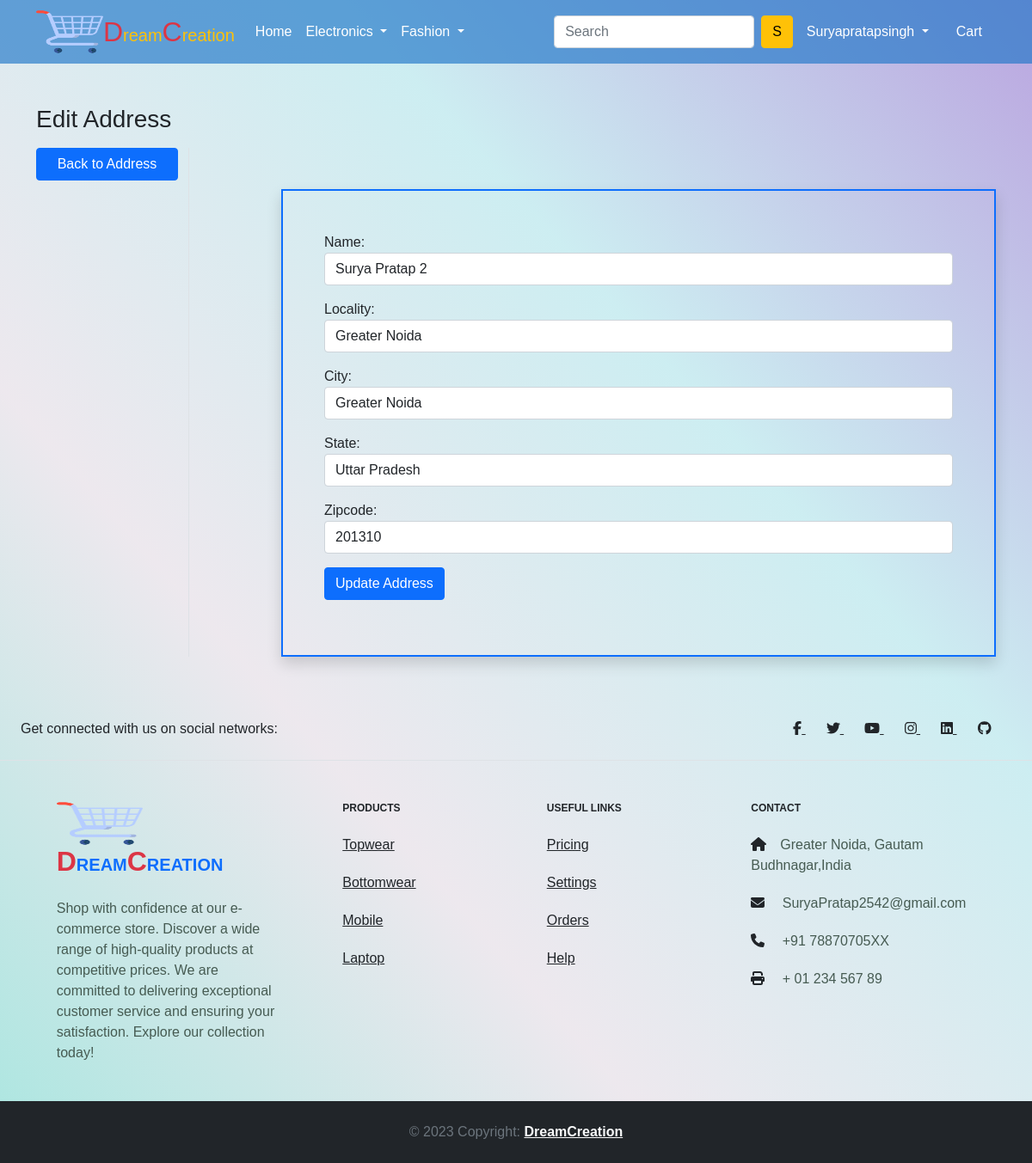
The page /edit_address/12/ (signed in) on the database its author committed.
### app/models.py (models this page shows, shortened)
class Customer(models.Model):
    user=models.ForeignKey(User,on_delete=models.CASCADE)
    name=models.CharField(max_length=200)
    locality=models.CharField(max_length=200)
    city=models.CharField(max_length=50)
    zipcode=models.IntegerField()
    state=models.CharField(choices=STATE_CHOICES,max_length=50)

### app/views.py (the view, shortened to what this page needs)
# urls.py: path('edit_address/<int:address_id>/', editAddress.as_view(), name='edit_address'),
@method_decorator(login_required, name='dispatch')
class editAddress(View):
    def get(self, request, address_id):
        address = get_object_or_404(Customer, user=request.user, id=address_id)
        form = CustomerProfileForm(instance=address)
        return render(request, 'app/edit_address.html', {'form': form, 'address': address})

### app/forms.py
class CustomerProfileForm(forms.ModelForm):
    class Meta:
        model=Customer
        fields= ['name','locality','city','state','zipcode']
        widgets={
            'name':forms.TextInput(attrs={'class':'form-control'}),
            'locality':forms.TextInput(attrs={'class':'form-control'}),
            'city':forms.TextInput(attrs={'class':'form-control'}),
            'state':forms.Select(attrs={'class':'form-control'}),
            'zipcode':forms.NumberInput(attrs={'class':'form-control'})
        }

### app/templates/app/edit_address.html (shortened to what this page needs)
{% extends 'app/base.html' %}
{% load static %}
{% block main-content %}
<div class="container my-5">
  <div class="row">
    <h3 class="mb-3">Edit Address</h3>
    <div class="col-sm-2 border-end">
        <ul class="list-unstyled">
            <li class="d-grid"><a href="{% url 'address' %}" class=" btn btn-primary">Back to Address</a></li>
        </ul>
    </div>
    <div class="col-sm-9 offset-sm-1 mt-5">
      <form action="" method="post" novalidate class="shadow p-5 border border-primary border-2">
        {% for fm in form %}
        <div class="form-group mb-3">
          {{ fm.label_tag }} {{ fm }}
        </div>
        {% endfor %}
        <div class="col-12 mt-3">
          <button type="submit" class="btn btn-primary mb-3">Update Address</button>
        </div>
      </form>
    </div>
  </div>
</div>
{% endblock main-content %}

### app/templates/app/base.html (shortened to what this page needs)
<!doctype html>
{% load static %}
<html lang="en">
<head>
  <link href="https://cdn.jsdelivr.net/npm/bootstrap@5.0.0-beta1/dist/css/bootstrap.min.css" rel="stylesheet"
>
  <link rel="stylesheet" href="{% static 'app/css/owl.carousel.min.css' %}">
  <link rel="stylesheet" href="{% static 'app/css/all.min.css' %}">
  <link rel="stylesheet" href="{% static 'app/css/style.css' %}">
</head>
<body >
  <nav class="navbar navbar-expand-lg ">
    <div class="container">
      <img src="{% static 'app/images/shopping-cart.png' %}" width="100" height="50" margin-left="-30px" class="logo" alt="">
      <a class="navbar-brand text-warning" href="/"><span class="text-danger fs-2">D</span>ream<span class="text-danger fs-2">C</span>reation</a>
      <div class="collapse navbar-collapse" id="navbarSupportedContent">
        <ul class="navbar-nav me-auto mb-2 mb-lg-0">
          <li class="nav-item">
            <a class="nav-link active text-white" aria-current="page" href="/">Home</a>
          </li>
          <li class="nav-item dropdown">
            <a class="nav-link dropdown-toggle text-white" href="#" id="electronicsDropdown" role="button"
              data-bs-toggle="dropdown" aria-expanded="false">
              Electronics
            </a>
          </li>
          <li class="nav-item dropdown">
            <a class="nav-link dropdown-toggle text-white" href="#" id="fashionDropdown" role="button"
              data-bs-toggle="dropdown" aria-expanded="false">
              Fashion
            </a>
          </li>
        </ul>
        {% if request.user.is_authenticated %}
        <form class="d-flex">
          <input class="form-control me-2" type="search" placeholder="Search" aria-label="Search">
          <button class="btn btn-warning" type="submit">{{ request.user.username|first|upper }}</button>
        </form>
        {%endif%}
        <div>
          <ul class="navbar-nav me-auto mb-2 mb-lg-0">
            {% if request.user.is_authenticated %}
            <li class="nav-item dropdown mx-2">
              <a class="nav-link dropdown-toggle text-white" href="#" id="profileDropdown" role="button"
                data-bs-toggle="dropdown" aria-expanded="false">
                <span class="text-capitalize">{{request.user.username|capfirst}}</span>
              </a>
            </li>
            <li class="nav-item mx-2">
              <a href="{% url 'showcart' %}" class="nav-link text-white"> Cart
              </a>
            </li>
            {% endif %}
          </ul>
        </div>
      </div>
    </div>
  </nav>
  {% block main-content %} {% endblock main-content %}
<footer class="text-center text-lg-start bgc text-muted" >
  <section class="d-flex justify-content-center justify-content-lg-between p-4 border-bottom text-dark">
    <div class="me-5 d-none d-lg-block">
      <span>Get connected with us on social networks:</span>
    </div>
    <div>
      <a href="https://www.facebook.com/profile.php?id=100029290171764" class="me-4 text-dark">
        <i class="fab fa-facebook-f"></i>
      </a>
      <a href="https://twitter.com/suryapratp788" class="me-4 text-reset">
        <i class="fab fa-twitter"></i>
      </a>
      <a href="https://www.youtube.com/c/DreamPoint" class="me-4 text-reset">
        <i class="fab fa-youtube"></i>
      </a>
      <a href="https://www.instagram.com/suryapratap6473/" class="me-4 text-reset">
        <i class="fab fa-instagram"></i>
      </a>
      <a href="https://www.linkedin.com/in/surya-pratap-singh-288bb4132/" class="me-4 text-reset">
        <i class="fab fa-linkedin"></i>
      </a>
      <a href="https://github.com/SuryaPratap2542" class="me-4 text-reset">
        <i class="fab fa-github"></i>
      </a>
    </div>
  </section>
  <section class="text-dark">
    <div class="container text-center text-md-start mt-5">
      <div class="row mt-3">
        <div class="col-md-3 col-lg-4 col-xl-3 mx-auto mb-4">
          <h6 class="text-uppercase fw-bold mb-4 text-dark">
            <img src="{% static 'app/images/shopping-cart.png' %}" width="100" height="50" margin-left="-30px" class="logo" alt="">
            <a class="navbar-brand" href="/"><span class="text-danger fs-2">D</span>ream<span class="text-danger fs-2">C</span>reation</a>
          </h6>
          <p>
            Shop with confidence at our e-commerce store. Discover a wide range of high-quality products at competitive prices. We are committed to delivering exceptional customer service and ensuring your satisfaction. Explore our collection today!
          </p>
        </div>
        <div class="col-md-2 col-lg-2 col-xl-2 mx-auto mb-4 text-dark">
          <h6 class="text-uppercase fw-bold mb-4">
            Products
          </h6>
          <p>
            <a href="{% url 'topwear' %}" class="text-dark">Topwear</a>
          </p>
          <p>
            <a href="{% url 'bottomwear' %}" class="text-dark">Bottomwear</a>
          </p>
          <p>
            <a href="{% url 'mobile' %}" class="text-dark">Mobile</a>
          </p>
          <p>
            <a href="{% url 'laptop' %}" class="text-dark">Laptop</a>
          </p>
        </div>
        <div class="col-md-3 col-lg-2 col-xl-2 mx-auto mb-4">
          <h6 class="text-uppercase fw-bold mb-4">
            Useful links
          </h6>
          <p>
            <a href="#!" class="text-dark">Pricing</a>
          </p>
          <p>
            <a href="#!" class="text-dark">Settings</a>
          </p>
          <p>
            <a href="#!" class="text-dark">Orders</a>
          </p>
          <p>
            <a href="#!" class="text-dark">Help</a>
          </p>
        </div>
        <div class="col-md-4 col-lg-3 col-xl-3 mx-auto mb-md-0 mb-4 ">
          <h6 class="text-uppercase fw-bold mb-4 text-dark">Contact</h6>
          <p><i class="fas fa-home me-3 text-dark"></i>Greater Noida, Gautam Budhnagar,India</p>
          <p>
            <i class="fas fa-envelope me-3 text-dark"></i>
            SuryaPratap2542@gmail.com
          </p>
          <p><i class="fas fa-phone me-3 text-dark"></i> +91 78870705XX</p>
          <p><i class="fas fa-print me-3 text-dark"></i> + 01 234 567 89</p>
        </div>
      </div>
    </div>
  </section>
  <div class="text-center p-4 bg-dark" >
    © 2023 Copyright:
    <a class=" text-light fw-bold" href="https://mdbootstrap.com/">DreamCreation</a>
  </div>
</footer>
</body>
</html>

### app/static/app/css/style.css (style rules this page uses)
body { background: linear-gradient(to top right, #aae6e0,#e9e3ead0,#c0e9eecb,#a98fd8cc); }
nav { background: #2077c8a8; }
* { margin: 0; padding: 0; box-sizing: border-box; font-family: 'Spartan', sans-serif; }
h6 { font-weight: 50px; font-size: 12px; }
p { font-size: 16px; color: #465b52; margin: 15px 0 20px 0; }

### rows shown on the page
Customer: form "Surya Pratap 2" "Greater Noida" "Greater Noida" "Uttar Pradesh" "201310"

### other values the page prints
{{ request.user.username|first|upper }} "S"
{{ request.user.username|capfirst }} "Suryapratapsingh"
{{ fm.label_tag }} "Name:" "Locality:" "City:" "State:" "Zipcode:"
